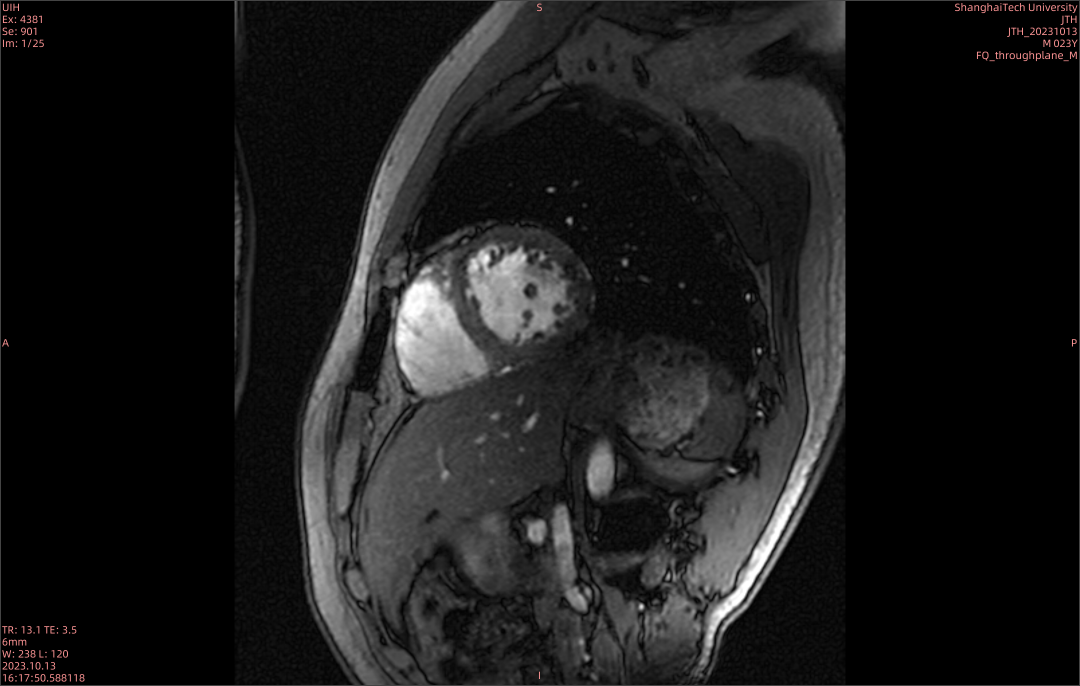
//> input picture data/IMG-102223-0002.png, 2160 x 1372 px (shown at 1/2 size)
$ ./main   (built with g++ and OpenCV 4)
//> lines starting //> are read from the running program, lines starting //| are printed output that depends on the picture; after the words box and inside, x2 and y2 are one past the last pixel; in counts of white or black regions, pixels touching at a corner belong together
#include <iostream>
#include "gcgraphMy.h"
#include "opencv2/opencv.hpp"
#include "opencv2/highgui/highgui.hpp"
#include "opencv2/imgproc/imgproc.hpp"
#include <opencv2/imgproc/imgproc_c.h>

#include <iostream>

using namespace std;
using namespace cv;

/*
This section shows how to use the library to compute
a minimum cut on the following graph :

*/
///

#include <stdio.h>

const int nDownSample = 1;
const Scalar RED = Scalar(0, 0, 255);
const Scalar PINK = Scalar(230, 130, 255);
const Scalar BLUE = Scalar(255, 0, 0);
const Scalar LIGHTBLUE = Scalar(255, 255, 160);
const Scalar GREEN = Scalar(0, 255, 0);
#define MASK_BG_COLOR   128
#define MASK_FG_COLOR   255
const Scalar FG_MASK_COLOR = Scalar(255, 255, 255);
const Scalar BG_MASK_COLOR = Scalar(128, 128, 128);

const int BGD_KEY = EVENT_FLAG_CTRLKEY;
const int FGD_KEY = EVENT_FLAG_SHIFTKEY;

// [8 lines left out: function getBinMask, not called in this run]

static void showImageS2(const Mat& image, const string& winName)
{
    resizeWindow(winName.c_str(), image.cols / nDownSample, image.rows / nDownSample);
    imshow(winName, image);
}

class GCApplication
{
public:
    enum{ NOT_SET = 0, IN_PROCESS = 1, SET = 2 };
    static const int radius = 2;
    static const int thickness = -1;

    void reset();
    void setImageAndWinName(const Mat& _image, const string& _winName);
    void showImage(int x, int y, int FgPoint);
    void mouseClick(int event, int x, int y, int flags, void* param);
    void graphConstruct(const Mat& img, GCGraphMy<double>& graph);
    void estimateSegmentation(GCGraphMy<double>& graph);
    int nextIter();
    int getIterCount() const { return iterCount; }
    void calSeedPHist(const Mat& img, const Mat& mask);
private:
    void setRectInMask();
    void fillSeedToMask(Mat& mask);
    void setLblsInMask(int x, int y, bool isFg);
    double calFgdPrioriCost(Vec3b &color);
    double calBgdPrioriCost(Vec3b &color);
    const string* winName;
    const Mat* image;
    Mat mask;
    Mat imgShowPg;
    Mat bgdModel, fgdModel;
    double FgPHist[3][256];
    double BgPHist[3][256];
    double gamma;
    double lambda;
    double beta;
    Mat leftW, upleftW, upW, uprightW;
    GCGraphMy<double> graphMy;
    uchar rectState, lblsState, prLblsState;
    bool isInitialized;
    Rect rect;
    vector<Point> fgdPxls, bgdPxls, prFgdPxls, prBgdPxls;
    int iterCount;
};


void GCApplication::reset()
{
    if (!mask.empty())
    {
        mask.setTo(Scalar::all(GC_BGD));
        namedWindow("mask", 0);
    }
    bgdPxls.clear(); fgdPxls.clear();
    prBgdPxls.clear();  prFgdPxls.clear();
    this->image->copyTo(imgShowPg);
    isInitialized = false;
    rectState = NOT_SET;
    lblsState = NOT_SET;
    prLblsState = NOT_SET;
    iterCount = 0;
}

void GCApplication::setImageAndWinName(const Mat& _image, const string& _winName)
{
    if (_image.empty() || _winName.empty())
        return;
    image = &_image;
    winName = &_winName;
    mask.create(image->size(), CV_8UC1);
    reset();
}

void GCApplication::showImage(int x, int y, int FgPoint)
{
    static Point pre_pt(-1, -1);//初始坐标
    if (image->empty() || winName->empty())
        return;
    pre_pt = Point(x, y);
    if (FgPoint == 1)
    {
        circle(imgShowPg, pre_pt, 3, BLUE, FILLED, CV_AA, 0);//划圆
        circle(mask, pre_pt, 3, FG_MASK_COLOR, FILLED, CV_AA, 0);//划圆
    }
    else if (FgPoint == 2)
    {
        circle(imgShowPg, pre_pt, 3, GREEN, FILLED, CV_AA, 0);//划圆
        circle(mask, pre_pt, 3, BG_MASK_COLOR, FILLED, CV_AA, 0);//划圆
    }

    showImageS2(imgShowPg, *(this->winName));
    showImageS2(mask, "mask");
}


// [10 lines left out: function setRectInMask, not called in this run]

void GCApplication::setLblsInMask(int x, int y, bool isFg)
{
    vector<Point> *bgpxls, *fgpxls;
    uchar bvalue, fvalue;
    bgpxls = &bgdPxls;
    fgpxls = &fgdPxls;
    Point p(x, y);
    //x,y就是原始图像中的，不需要上采样回去
    //p.x = p.x * nDownSample;//上采样回去
    //p.y = p.y * nDownSample;//上采样回去
    if (isFg)
    {
        fgpxls->push_back(p);
    }
    else
    {
        bgpxls->push_back(p);
    }

}

void GCApplication::mouseClick(int event, int x, int y, int flags, void*)
{
    // TODO add bad args check
    switch (event)
    {

    case EVENT_LBUTTONDOWN: // set rect or GC_BGD(GC_FGD) labels
    {
        setLblsInMask(x, y, 1);
        showImage(x, y, 1);
        lblsState = SET;
    }
        break;
    case EVENT_RBUTTONDOWN: // set GC_PR_BGD(GC_PR_FGD) labels
    {
        setLblsInMask(x, y, 0);
        showImage(x, y, 2);
        prLblsState = SET;
    }
        break;
    case EVENT_LBUTTONUP:
        lblsState = NOT_SET;
        break;
    case EVENT_RBUTTONUP:
        prLblsState = NOT_SET;
        break;
    case EVENT_MOUSEMOVE:
        if (lblsState != NOT_SET && flags & EVENT_FLAG_LBUTTON)
        {
            setLblsInMask(x, y, 1);
            showImage(x, y, 1);
        }
        else if (prLblsState != NOT_SET && flags & EVENT_FLAG_RBUTTON)
        {
            setLblsInMask(x, y, 0);
            showImage(x, y, 2);
        }
        break;
    default:
        lblsState = NOT_SET;
        prLblsState = NOT_SET;
        break;
    }
}
/*
Calculate beta - parameter of GrabCut algorithm.
beta = 1 / (2 * avg(sqr(|| color[i] - color[j] || )))
*/
// [37 lines left out: function calcBeta, not called in this run]

/*
Calculate weights of noterminal vertices of graph.
beta and gamma - parameters of GrabCut algorithm.
*/
// [193 lines left out: functions calcNWeights, calSeedPHist, calFgdPrioriCost, calBgdPrioriCost, fillSeedToMask, graphConstruct, not called in this run]

/*
Estimate segmentation using MaxFlow algorithm
*/
// [20 lines left out: function estimateSegmentation, not called in this run]


GCApplication gcapp;

static void on_mouse(int event, int x, int y, int flags, void* param)
{
    gcapp.mouseClick(event, x, y, flags, param);
}

int main()
{
    string firstfile = "C:/Users/1/Desktop/graphcut/data/IMG-102223-0002.png";//分割图像路径
    Mat image = imread(firstfile, 1);
//> image is the input picture: 1372 rows x 2160 cols, CV_8UC3; mean B, G, R 25.9, 25.9, 26.1
    if (image.empty())
    {
        cout << "\n Durn, couldn't read image filename " << firstfile << endl;
        return 1;
    }
    const string winName = "image";
	//缩放图像，避免图像太大，界面无法显示,且分辨率大的图，对本方法没有帮助
    resize(image, image, Size(image.cols / 3, image.rows / 3), 0, 0, INTER_LINEAR);
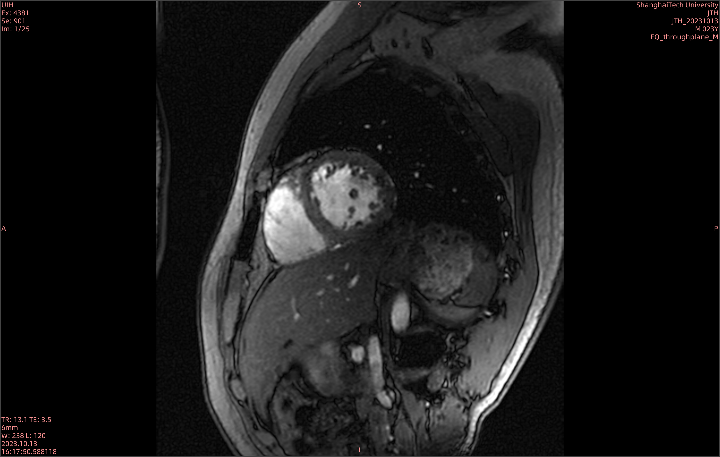
//> image: 457 rows x 720 cols, CV_8UC3; mean B, G, R 26, 26, 26.2
    namedWindow(winName, 0);
    resizeWindow(winName.c_str(), image.cols / nDownSample, image.rows / nDownSample);
    gcapp.setImageAndWinName(image, winName);

    setMouseCallback(winName, on_mouse, 0);

    imshow(winName, image);
    waitKey();
//> the left mouse button is pressed at (180, 114)
//> in showImage, `circle(imgShowPg, pre_pt, 3, BLUE, FILLED, CV_AA, 0);`: imgShowPg: 457 rows x 720 cols, CV_8UC3; 57 pixels changed, all inside (x1, y1, x2, y2) = (176, 110, 185, 119)
//> in showImage, `circle(mask, pre_pt, 3, FG_MASK_COLOR, FILLED, CV_AA, 0);`:
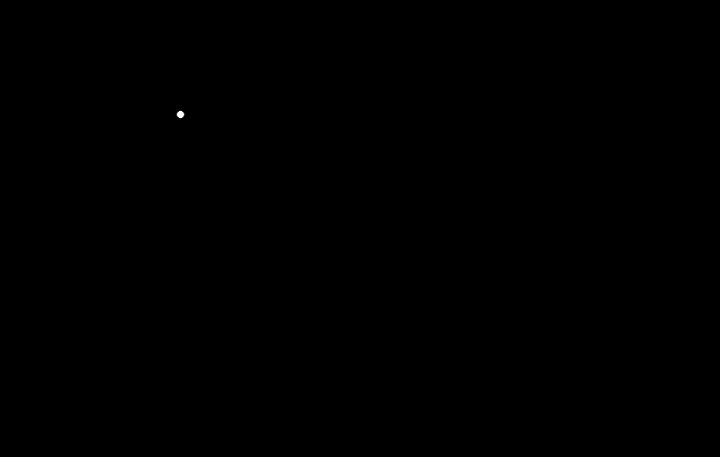
//> mask: 457 rows x 720 cols, CV_8UC1; min 0, max 255, mean 0
//> the mouse is dragged to (360, 228)
//> in showImage (call 2), `circle(imgShowPg, pre_pt, 3, BLUE, FILLED, CV_AA, 0);`: imgShowPg: 457 rows x 720 cols, CV_8UC3; mean B, G, R 26.1, 26, 26.2
//> in showImage (call 2), `circle(mask, pre_pt, 3, FG_MASK_COLOR, FILLED, CV_AA, 0);`: mask: 457 rows x 720 cols, CV_8UC1; 57 pixels changed, all inside (x1, y1, x2, y2) = (356, 224, 365, 233)
//> the mouse is dragged to (540, 342)
//> in showImage (call 3), `circle(imgShowPg, pre_pt, 3, BLUE, FILLED, CV_AA, 0);`: imgShowPg: 457 rows x 720 cols, CV_8UC3; mean B, G, R 26.1, 26, 26.2
//> in showImage (call 3), `circle(mask, pre_pt, 3, FG_MASK_COLOR, FILLED, CV_AA, 0);`: mask: 457 rows x 720 cols, CV_8UC1; min 0, max 255, mean 0.1
//> the button is released at (540, 342)

//> (the run ends here: the program needs code that is not available in this run, at `GCGraphMy <double>stGraphMy;`)

$ run again, with data/IMG-102223-0001.png copied over data/IMG-102223-0002.png
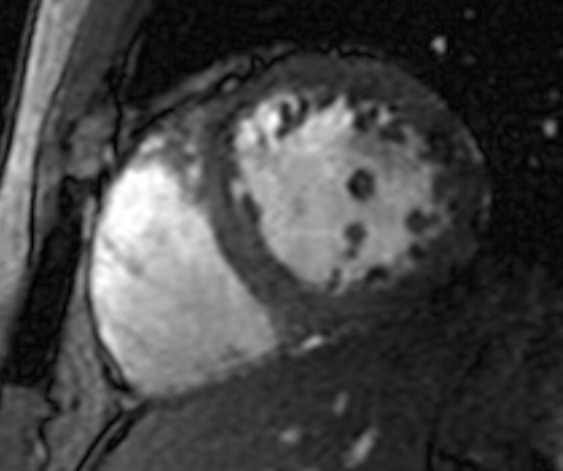
//> input picture data/IMG-102223-0001.png, 563 x 471 px
//> image is the input picture: 471 rows x 563 cols, CV_8UC3; min 0, max 255, mean 68.4
//> image: 157 rows x 187 cols, CV_8UC3
//> imgShowPg: 157 rows x 187 cols, CV_8UC3; mean B, G, R 68.7, 68.3, 68.3
//> imgShowPg: 157 rows x 187 cols, CV_8UC3; mean B, G, R 68.8, 68.1, 68.1
//> mask: 157 rows x 187 cols, CV_8UC1; min 0, max 255, mean 0.7
//> in showImage (call 3), `circle(imgShowPg, pre_pt, 3, BLUE, FILLED, CV_AA, 0);`:
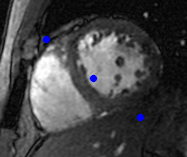
//> imgShowPg: 157 rows x 187 cols, CV_8UC3; mean B, G, R 69.1, 68.1, 68.1
//> in showImage (call 3), `circle(mask, pre_pt, 3, FG_MASK_COLOR, FILLED, CV_AA, 0);`:
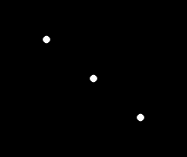
//> mask: 157 rows x 187 cols, CV_8UC1; min 0, max 255, mean 1.1
